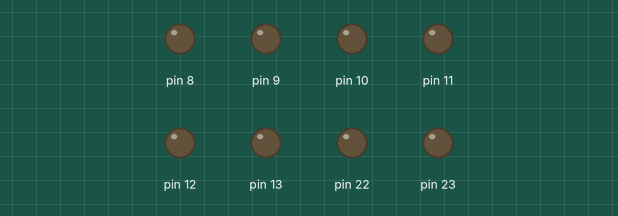
Recording of a sketch running on a simulated Arduino Uno, built with avr-gcc and run on an emulated ATmega328P. Shown: output pins drawn as LEDs (lit = HIGH).

Above: at 1.1 s.
At 129.1 s:
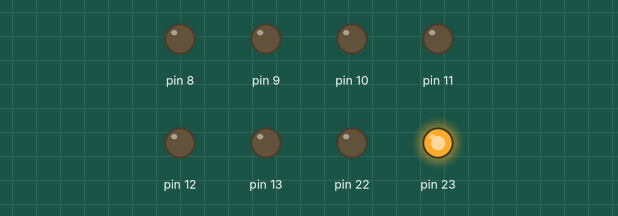
Timing chart, 0 to 130.0 s (numbered marks = the images above):
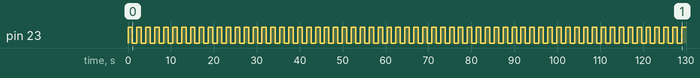

The sketch:

2B.ino
```cpp
void setup()
{
DDRB = DDRB | B11111111;
}

void loop()
{
asm (
"inicio: \n\t"
"sbi 0x05,0x07 \n\t"
"call tiempo \n\t"
"cbi 0x05,0x07 \n\t"
"call tiempo \n\t"
"jmp main \n\t"

"tiempo: \n\t"
"LDI r22, 85 \n\t"
"LOOP_3: \n\t"
"LDI r21, 255 \n\t"
"LOOP_2: \n\t"
"LDI r20, 255 \n\t"
"LOOP_1: \n\t"
"DEC r20 \n\t"
"BRNE LOOP_1 \n\t"
"DEC r21 \n\t"
"BRNE LOOP_2 \n\t"
"DEC r22 \n\t"
"BRNE LOOP_3 \n\t"
"ret \n\t"
);
}
```

Measured:
- by itself, pin 23: alternates HIGH for 1.0 s and LOW for 1.0 s
